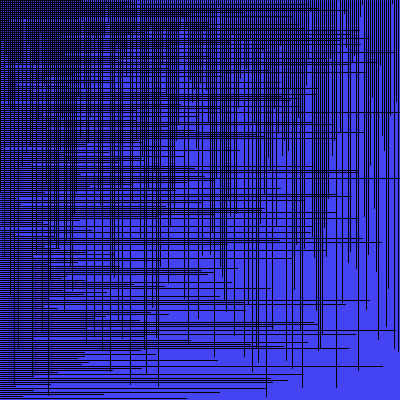
Frame 1 (no input)
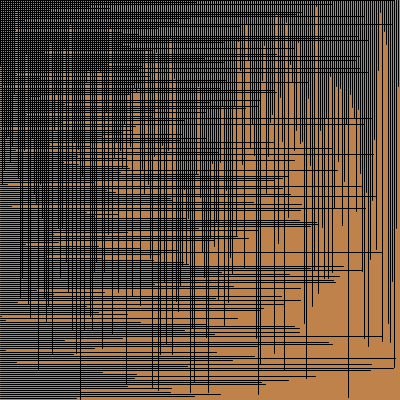
Frame 60 (the mouse pressed at the canvas centre just before this capture)
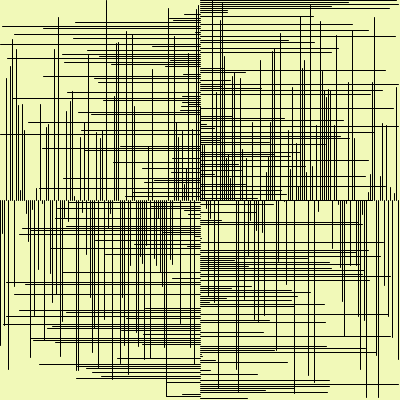
Frame 120 (the mouse held since frame 60 and released just before this capture)

The Processing sketch that drew these frames (run headless with seeded random() and noise(); from frame 60 on, the mouse is pressed at the canvas centre):

// Processing sketch: processing_61363
// ── processing_61363.pde

int mx;
int my;
 
void setup(){
 
size(400,400);
background(255);

 
 
}
 
void draw(){
  for(int x=0; x<=255; x=x+1){ 
  background(random(0,x),random(0,x),random(0,x));
  }
  mx = mouseX;
  my = mouseY;
  


  
for(int x=0; x<=400; x=x+2){
line(mx,x,random(0,400),x);
}


for(int x=0; x<=400; x=x+2){
line(x,my,x,random(0,400));
}
}
